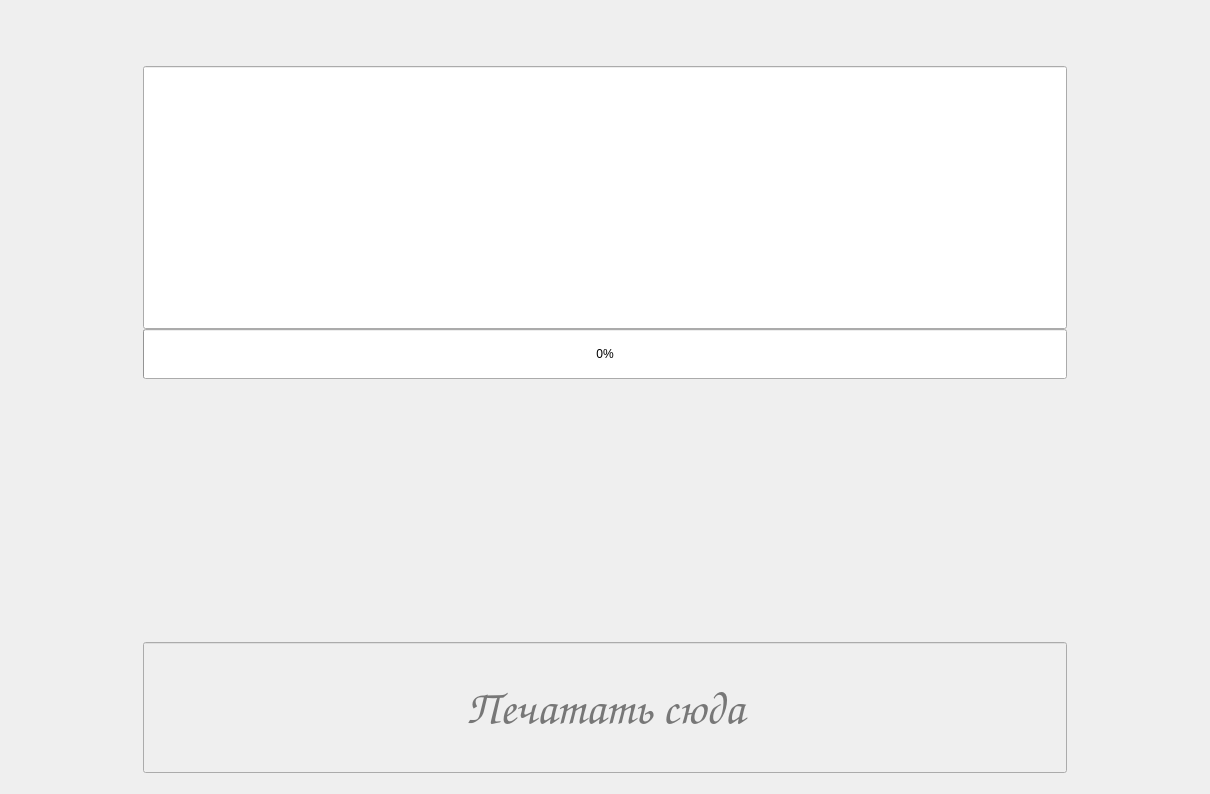
<?xml version="1.0" encoding="UTF-8"?>
<ui version="4.0">
 <class>Form</class>
 <widget class="QWidget" name="Form">
  <property name="geometry">
   <rect>
    <x>0</x>
    <y>0</y>
    <width>1210</width>
    <height>794</height>
   </rect>
  </property>
  <property name="windowTitle">
   <string>Слепопечать v0.1</string>
  </property>
  <layout class="QHBoxLayout" name="horizontalLayout_2" stretch="7">
   <item>
    <layout class="QHBoxLayout" name="horizontalLayout" stretch="1,7,1">
     <property name="spacing">
      <number>0</number>
     </property>
     <item>
      <layout class="QVBoxLayout" name="verticalLayout">
       <item>
        <widget class="QPushButton" name="keyboard_hide_button">
         <property name="minimumSize">
          <size>
           <width>100</width>
           <height>100</height>
          </size>
         </property>
         <property name="maximumSize">
          <size>
           <width>100</width>
           <height>100</height>
          </size>
         </property>
         <property name="styleSheet">
          <string notr="true">#keyboard_hide_button {
    background-color: transparent;
    border-image: url(:/icons/images/keyboard_on.png);
    background: none;
    border: none;
    background-repeat: none;
}</string>
         </property>
         <property name="text">
          <string/>
         </property>
        </widget>
       </item>
       <item alignment="Qt::AlignLeft">
        <widget class="QPushButton" name="hands_hide_button">
         <property name="minimumSize">
          <size>
           <width>100</width>
           <height>100</height>
          </size>
         </property>
         <property name="maximumSize">
          <size>
           <width>100</width>
           <height>100</height>
          </size>
         </property>
         <property name="styleSheet">
          <string notr="true">#hands_hide_button {
    background-color: transparent;
    border-image: url(:/icons/images/hands_on.png);
    background: none;
    border: none;
    background-repeat: none;
}</string>
         </property>
         <property name="text">
          <string/>
         </property>
        </widget>
       </item>
       <item>
        <spacer name="verticalSpacer">
         <property name="orientation">
          <enum>Qt::Vertical</enum>
         </property>
         <property name="sizeHint" stdset="0">
          <size>
           <width>20</width>
           <height>40</height>
          </size>
         </property>
        </spacer>
       </item>
      </layout>
     </item>
     <item>
      <layout class="QVBoxLayout" name="central_layout" stretch="0,2,1,2,1">
       <property name="spacing">
        <number>0</number>
       </property>
       <property name="sizeConstraint">
        <enum>QLayout::SetNoConstraint</enum>
       </property>
       <property name="topMargin">
        <number>5</number>
       </property>
       <property name="rightMargin">
        <number>0</number>
       </property>
       <property name="bottomMargin">
        <number>10</number>
       </property>
       <item alignment="Qt::AlignHCenter|Qt::AlignTop">
        <widget class="QLabel" name="timer_label">
         <property name="maximumSize">
          <size>
           <width>1000</width>
           <height>200</height>
          </size>
         </property>
         <property name="font">
          <font>
           <family>Comic Sans MS</family>
           <pointsize>30</pointsize>
          </font>
         </property>
         <property name="text">
          <string/>
         </property>
         <property name="alignment">
          <set>Qt::AlignCenter</set>
         </property>
        </widget>
       </item>
       <item>
        <widget class="DisplayText" name="displayed_text">
         <property name="sizePolicy">
          <sizepolicy hsizetype="Expanding" vsizetype="Expanding">
           <horstretch>0</horstretch>
           <verstretch>0</verstretch>
          </sizepolicy>
         </property>
         <property name="font">
          <font>
           <pointsize>35</pointsize>
          </font>
         </property>
         <property name="text">
          <string/>
         </property>
         <property name="alignment">
          <set>Qt::AlignCenter</set>
         </property>
         <property name="readOnly">
          <bool>true</bool>
         </property>
        </widget>
       </item>
       <item>
        <widget class="QProgressBar" name="progress_bar">
         <property name="maximumSize">
          <size>
           <width>1530</width>
           <height>50</height>
          </size>
         </property>
         <property name="value">
          <number>0</number>
         </property>
        </widget>
       </item>
       <item>
        <layout class="QHBoxLayout" name="horizontalLayout_4" stretch="1,3,1">
         <item>
          <widget class="QLabel" name="left_hand_label">
           <property name="sizePolicy">
            <sizepolicy hsizetype="Expanding" vsizetype="Expanding">
             <horstretch>0</horstretch>
             <verstretch>0</verstretch>
            </sizepolicy>
           </property>
           <property name="minimumSize">
            <size>
             <width>100</width>
             <height>100</height>
            </size>
           </property>
           <property name="maximumSize">
            <size>
             <width>250</width>
             <height>250</height>
            </size>
           </property>
           <property name="styleSheet">
            <string notr="true">#left_hand_label {
    background-color: transparent;
    border-image:url(:/images/images/left_hand.png);
    background: none;
    border: none;
    background-repeat: none;
}
</string>
           </property>
           <property name="text">
            <string/>
           </property>
          </widget>
         </item>
         <item>
          <widget class="QLabel" name="keyboard_label">
           <property name="sizePolicy">
            <sizepolicy hsizetype="Expanding" vsizetype="Expanding">
             <horstretch>0</horstretch>
             <verstretch>0</verstretch>
            </sizepolicy>
           </property>
           <property name="minimumSize">
            <size>
             <width>500</width>
             <height>150</height>
            </size>
           </property>
           <property name="maximumSize">
            <size>
             <width>1620</width>
             <height>550</height>
            </size>
           </property>
           <property name="styleSheet">
            <string notr="true">#keyboard_label {
    background-color: transparent;
    border-image:url(:/images/images/keyboard.png);
    background: none;
    border: none;
    background-repeat: none;
    opacity: 0;
}
</string>
           </property>
           <property name="text">
            <string/>
           </property>
          </widget>
         </item>
         <item>
          <widget class="QLabel" name="right_hand_label">
           <property name="sizePolicy">
            <sizepolicy hsizetype="Expanding" vsizetype="Expanding">
             <horstretch>0</horstretch>
             <verstretch>0</verstretch>
            </sizepolicy>
           </property>
           <property name="minimumSize">
            <size>
             <width>100</width>
             <height>100</height>
            </size>
           </property>
           <property name="maximumSize">
            <size>
             <width>250</width>
             <height>250</height>
            </size>
           </property>
           <property name="styleSheet">
            <string notr="true">#right_hand_label {
    background-color: transparent;
    border-image: url(:/images/images/right_hand.png);
    background: none;
    border: none;
    background-repeat: none;
}
</string>
           </property>
           <property name="text">
            <string/>
           </property>
          </widget>
         </item>
        </layout>
       </item>
       <item>
        <widget class="TypingFilter" name="input_text_line">
         <property name="enabled">
          <bool>false</bool>
         </property>
         <property name="sizePolicy">
          <sizepolicy hsizetype="Ignored" vsizetype="Fixed">
           <horstretch>0</horstretch>
           <verstretch>0</verstretch>
          </sizepolicy>
         </property>
         <property name="minimumSize">
          <size>
           <width>0</width>
           <height>0</height>
          </size>
         </property>
         <property name="maximumSize">
          <size>
           <width>1500</width>
           <height>200</height>
          </size>
         </property>
         <property name="font">
          <font>
           <family>Comic Sans MS</family>
           <pointsize>35</pointsize>
          </font>
         </property>
         <property name="cursor">
          <cursorShape>ArrowCursor</cursorShape>
         </property>
         <property name="acceptDrops">
          <bool>false</bool>
         </property>
         <property name="styleSheet">
          <string notr="true">#input_text_line {

}</string>
         </property>
         <property name="inputMask">
          <string/>
         </property>
         <property name="text">
          <string/>
         </property>
         <property name="alignment">
          <set>Qt::AlignCenter</set>
         </property>
         <property name="placeholderText">
          <string>Печатать сюда</string>
         </property>
         <property name="clearButtonEnabled">
          <bool>false</bool>
         </property>
        </widget>
       </item>
      </layout>
     </item>
     <item>
      <layout class="QVBoxLayout" name="verticalLayout_5">
       <item alignment="Qt::AlignRight">
        <widget class="QPushButton" name="game_quit_button">
         <property name="sizePolicy">
          <sizepolicy hsizetype="Fixed" vsizetype="Fixed">
           <horstretch>0</horstretch>
           <verstretch>0</verstretch>
          </sizepolicy>
         </property>
         <property name="minimumSize">
          <size>
           <width>100</width>
           <height>100</height>
          </size>
         </property>
         <property name="maximumSize">
          <size>
           <width>100</width>
           <height>100</height>
          </size>
         </property>
         <property name="styleSheet">
          <string notr="true">#game_quit_button {
background-color: transparent;
border-image: url(:/icons/images/widget_quit.png);
background: none;
border: none;
background-repeat: none;
}
#game_quit_button:pressed
{
   border-image: url(:/icons/images/widget_quit_clicked.png);
}</string>
         </property>
         <property name="text">
          <string/>
         </property>
         <property name="shortcut">
          <string>Esc</string>
         </property>
        </widget>
       </item>
       <item>
        <spacer name="verticalSpacer_2">
         <property name="orientation">
          <enum>Qt::Vertical</enum>
         </property>
         <property name="sizeHint" stdset="0">
          <size>
           <width>20</width>
           <height>40</height>
          </size>
         </property>
        </spacer>
       </item>
      </layout>
     </item>
    </layout>
   </item>
  </layout>
 </widget>
 <customwidgets>
  <customwidget>
   <class>TypingFilter</class>
   <extends>QLineEdit</extends>
   <header>src.widgets.TypingFilterWidget</header>
  </customwidget>
  <customwidget>
   <class>DisplayText</class>
   <extends>QLineEdit</extends>
   <header>src.widgets.DisplayTextWidget</header>
  </customwidget>
 </customwidgets>
 <resources>
  <include location="../qrc_files/pictures.qrc"/>
 </resources>
 <connections/>
</ui>
